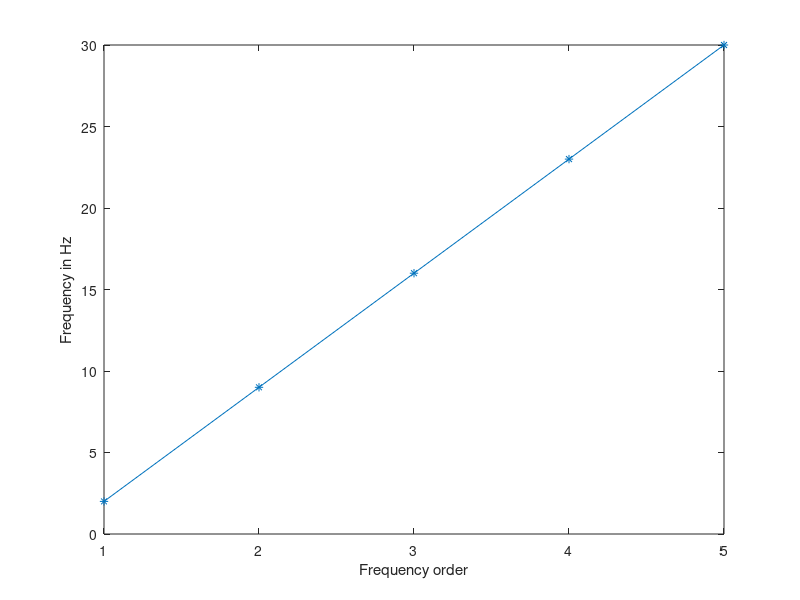
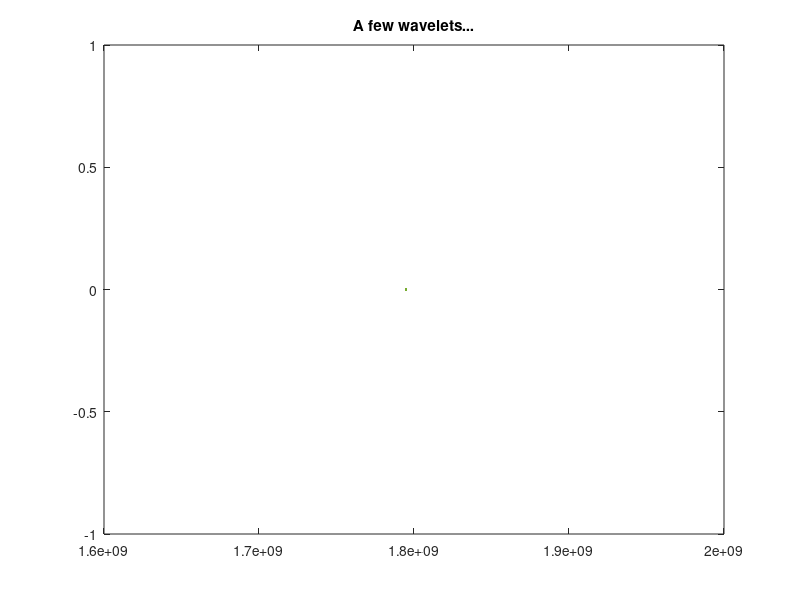
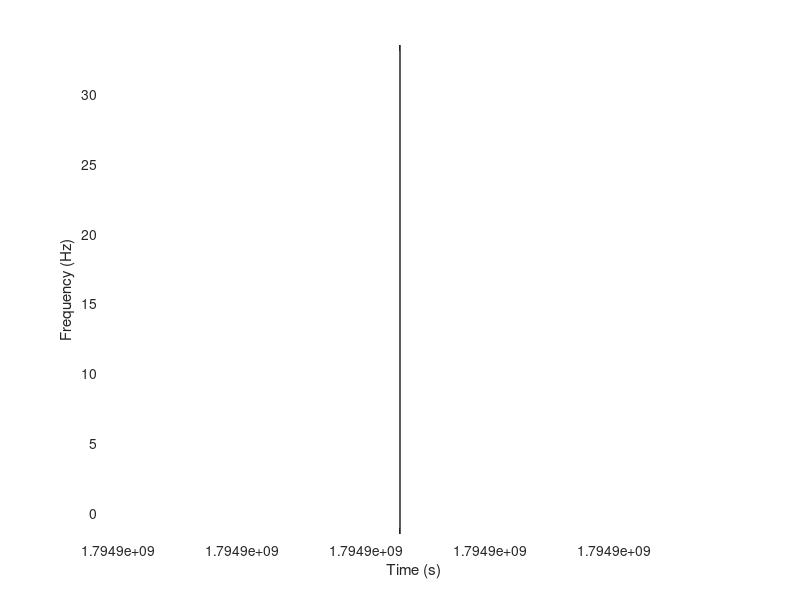

MATLAB code for these plots, in order:
% Create a family of Morlet wavelets ranging in frequency from 2 Hz to 30
% Hz in five steps.

num_wavelets      =  5;  % number of frequency bands
lowest_frequency  =   2;  % in Hz
highest_frequency = 30;  % in Hz

frequencies=linspace(lowest_frequency,highest_frequency,num_wavelets);
% note: the "linspace" function creates linearly spaced numbers between the first and second 
% inputs, with the number of steps corresponding to the third input. 
figure, plot(frequencies,'-*')
xlabel('Frequency order')
ylabel('Frequency in Hz')


% initialize wavelet family
wavelet_family = zeros(num_wavelets,length(time));
 
% Loop through frequencies and make a family of wavelets.
for fi=1:num_wavelets
    
    % create a sine wave at this frequency
    sinewave = exp(2*1i*pi*frequencies(fi).*time); % the "1i" makes it a complex wavelet
    
    % create a Gaussian window
    gaus_win = exp(-time.^2./(2*(6/(2*pi*frequencies(fi)))^2));
    
    % create wavelet via element-by-element multiplication of the sinewave and gaussian window
    wavelet_family(fi,:) = sinewave.*gaus_win;
    
    % note that you can also do this on one line:
    wavelet_family(fi,:) = exp(2*1i*pi*frequencies(fi).*time) .* exp(-time.^2./(2*(6/(2*pi*frequencies(fi)))^2));
end

% Plot a few wavelets
figure
plot(time,real(wavelet_family(1:end,:))') 
title('A few wavelets...')
 


% finally, image the wavelet family.
figure
imagesc(time,frequencies,real(wavelet_family))
axis xy % equivalent to "set(gca,'ydir','normal')
xlabel('Time (s)')
ylabel('Frequency (Hz)')